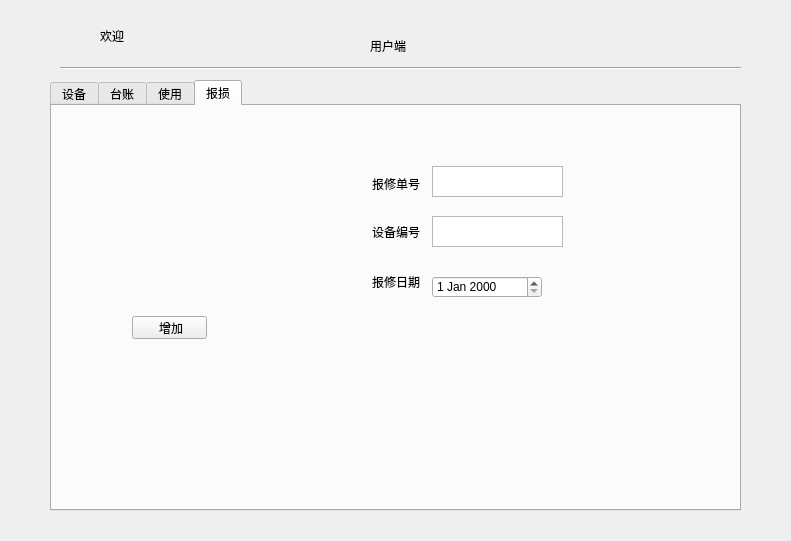
<?xml version="1.0" encoding="UTF-8"?>
<ui version="4.0">
 <class>useriterface</class>
 <widget class="QWidget" name="useriterface">
  <property name="geometry">
   <rect>
    <x>0</x>
    <y>0</y>
    <width>791</width>
    <height>541</height>
   </rect>
  </property>
  <property name="windowTitle">
   <string>Form</string>
  </property>
  <widget class="QLabel" name="textUsername">
   <property name="geometry">
    <rect>
     <x>100</x>
     <y>30</y>
     <width>54</width>
     <height>12</height>
    </rect>
   </property>
   <property name="text">
    <string>欢迎</string>
   </property>
  </widget>
  <widget class="QTabWidget" name="tabWidget">
   <property name="geometry">
    <rect>
     <x>50</x>
     <y>80</y>
     <width>691</width>
     <height>431</height>
    </rect>
   </property>
   <property name="minimumSize">
    <size>
     <width>691</width>
     <height>0</height>
    </size>
   </property>
   <property name="currentIndex">
    <number>3</number>
   </property>
   <widget class="QWidget" name="tabs">
    <attribute name="title">
     <string>设备</string>
    </attribute>
    <widget class="QPushButton" name="btnsearch_s">
     <property name="geometry">
      <rect>
       <x>70</x>
       <y>70</y>
       <width>75</width>
       <height>23</height>
      </rect>
     </property>
     <property name="text">
      <string>查询</string>
     </property>
    </widget>
    <widget class="QTextEdit" name="textEditsid">
     <property name="geometry">
      <rect>
       <x>310</x>
       <y>70</y>
       <width>131</width>
       <height>31</height>
      </rect>
     </property>
    </widget>
    <widget class="QLabel" name="labelsid">
     <property name="geometry">
      <rect>
       <x>250</x>
       <y>80</y>
       <width>54</width>
       <height>12</height>
      </rect>
     </property>
     <property name="text">
      <string>设备编号</string>
     </property>
    </widget>
    <widget class="QTextEdit" name="textEdittid">
     <property name="geometry">
      <rect>
       <x>310</x>
       <y>120</y>
       <width>131</width>
       <height>31</height>
      </rect>
     </property>
    </widget>
    <widget class="QLabel" name="labeltid">
     <property name="geometry">
      <rect>
       <x>250</x>
       <y>130</y>
       <width>54</width>
       <height>12</height>
      </rect>
     </property>
     <property name="text">
      <string>设备型号</string>
     </property>
    </widget>
    <widget class="QLabel" name="labelsname">
     <property name="geometry">
      <rect>
       <x>250</x>
       <y>180</y>
       <width>54</width>
       <height>12</height>
      </rect>
     </property>
     <property name="text">
      <string>设备名称</string>
     </property>
    </widget>
    <widget class="QTextEdit" name="textEditsname">
     <property name="geometry">
      <rect>
       <x>310</x>
       <y>170</y>
       <width>131</width>
       <height>31</height>
      </rect>
     </property>
    </widget>
    <widget class="QLabel" name="labelsdp">
     <property name="geometry">
      <rect>
       <x>250</x>
       <y>230</y>
       <width>54</width>
       <height>12</height>
      </rect>
     </property>
     <property name="text">
      <string>生产日期</string>
     </property>
    </widget>
    <widget class="QLabel" name="labelsdb">
     <property name="geometry">
      <rect>
       <x>250</x>
       <y>280</y>
       <width>54</width>
       <height>12</height>
      </rect>
     </property>
     <property name="text">
      <string>购入日期</string>
     </property>
    </widget>
    <widget class="QDateEdit" name="dateEditCreat">
     <property name="geometry">
      <rect>
       <x>310</x>
       <y>230</y>
       <width>110</width>
       <height>22</height>
      </rect>
     </property>
    </widget>
    <widget class="QDateEdit" name="dateEditBuy">
     <property name="geometry">
      <rect>
       <x>310</x>
       <y>280</y>
       <width>110</width>
       <height>22</height>
      </rect>
     </property>
    </widget>
   </widget>
   <widget class="QWidget" name="tabstoreinfo">
    <attribute name="title">
     <string>台账</string>
    </attribute>
    <widget class="QPushButton" name="btnsearch_store">
     <property name="geometry">
      <rect>
       <x>80</x>
       <y>70</y>
       <width>75</width>
       <height>23</height>
      </rect>
     </property>
     <property name="text">
      <string>查询</string>
     </property>
    </widget>
    <widget class="QTextEdit" name="textEditstoreplace">
     <property name="geometry">
      <rect>
       <x>330</x>
       <y>70</y>
       <width>131</width>
       <height>31</height>
      </rect>
     </property>
    </widget>
    <widget class="QLabel" name="labelstoreplace">
     <property name="geometry">
      <rect>
       <x>270</x>
       <y>80</y>
       <width>54</width>
       <height>12</height>
      </rect>
     </property>
     <property name="text">
      <string>存放地点</string>
     </property>
    </widget>
    <widget class="QTextEdit" name="textEditstorestid">
     <property name="geometry">
      <rect>
       <x>330</x>
       <y>130</y>
       <width>131</width>
       <height>31</height>
      </rect>
     </property>
    </widget>
    <widget class="QLabel" name="labelstorestid">
     <property name="geometry">
      <rect>
       <x>270</x>
       <y>140</y>
       <width>54</width>
       <height>12</height>
      </rect>
     </property>
     <property name="text">
      <string>设备型号</string>
     </property>
    </widget>
    <widget class="QTextEdit" name="textEditstoresnum">
     <property name="geometry">
      <rect>
       <x>330</x>
       <y>190</y>
       <width>131</width>
       <height>31</height>
      </rect>
     </property>
    </widget>
    <widget class="QLabel" name="labelstoresnum">
     <property name="geometry">
      <rect>
       <x>270</x>
       <y>200</y>
       <width>54</width>
       <height>12</height>
      </rect>
     </property>
     <property name="text">
      <string>设备数量</string>
     </property>
    </widget>
   </widget>
   <widget class="QWidget" name="tabuserinfo">
    <attribute name="title">
     <string>使用</string>
    </attribute>
    <widget class="QPushButton" name="btninsert_use">
     <property name="geometry">
      <rect>
       <x>60</x>
       <y>190</y>
       <width>75</width>
       <height>23</height>
      </rect>
     </property>
     <property name="text">
      <string> 增加</string>
     </property>
    </widget>
    <widget class="QTextEdit" name="textEditusername">
     <property name="geometry">
      <rect>
       <x>310</x>
       <y>170</y>
       <width>131</width>
       <height>31</height>
      </rect>
     </property>
    </widget>
    <widget class="QLabel" name="labeluserid">
     <property name="geometry">
      <rect>
       <x>250</x>
       <y>130</y>
       <width>54</width>
       <height>12</height>
      </rect>
     </property>
     <property name="text">
      <string>学工号</string>
     </property>
    </widget>
    <widget class="QLabel" name="labelduse">
     <property name="geometry">
      <rect>
       <x>250</x>
       <y>280</y>
       <width>54</width>
       <height>12</height>
      </rect>
     </property>
     <property name="text">
      <string>借用日期</string>
     </property>
    </widget>
    <widget class="QLabel" name="labelusername">
     <property name="geometry">
      <rect>
       <x>250</x>
       <y>180</y>
       <width>54</width>
       <height>12</height>
      </rect>
     </property>
     <property name="text">
      <string>姓名</string>
     </property>
    </widget>
    <widget class="QLabel" name="labelusid">
     <property name="geometry">
      <rect>
       <x>250</x>
       <y>80</y>
       <width>54</width>
       <height>12</height>
      </rect>
     </property>
     <property name="text">
      <string>设备编号</string>
     </property>
    </widget>
    <widget class="QDateEdit" name="dateEditduse">
     <property name="geometry">
      <rect>
       <x>310</x>
       <y>280</y>
       <width>110</width>
       <height>22</height>
      </rect>
     </property>
    </widget>
    <widget class="QTextEdit" name="textEditusid">
     <property name="geometry">
      <rect>
       <x>310</x>
       <y>70</y>
       <width>131</width>
       <height>31</height>
      </rect>
     </property>
    </widget>
    <widget class="QTextEdit" name="textEdituserid">
     <property name="geometry">
      <rect>
       <x>310</x>
       <y>120</y>
       <width>131</width>
       <height>31</height>
      </rect>
     </property>
    </widget>
    <widget class="QLabel" name="labeluserphone">
     <property name="geometry">
      <rect>
       <x>250</x>
       <y>230</y>
       <width>54</width>
       <height>12</height>
      </rect>
     </property>
     <property name="text">
      <string>电话</string>
     </property>
    </widget>
    <widget class="QTextEdit" name="textEdituserphone">
     <property name="geometry">
      <rect>
       <x>310</x>
       <y>220</y>
       <width>131</width>
       <height>31</height>
      </rect>
     </property>
    </widget>
   </widget>
   <widget class="QWidget" name="tabreportinfo">
    <attribute name="title">
     <string>报损</string>
    </attribute>
    <widget class="QLabel" name="labelreportsid">
     <property name="geometry">
      <rect>
       <x>320</x>
       <y>120</y>
       <width>54</width>
       <height>12</height>
      </rect>
     </property>
     <property name="text">
      <string>设备编号</string>
     </property>
    </widget>
    <widget class="QPushButton" name="btninsert_report">
     <property name="geometry">
      <rect>
       <x>80</x>
       <y>210</y>
       <width>75</width>
       <height>23</height>
      </rect>
     </property>
     <property name="text">
      <string> 增加</string>
     </property>
    </widget>
    <widget class="QLabel" name="labelreportid">
     <property name="geometry">
      <rect>
       <x>320</x>
       <y>70</y>
       <width>54</width>
       <height>16</height>
      </rect>
     </property>
     <property name="text">
      <string>报修单号</string>
     </property>
    </widget>
    <widget class="QLabel" name="labelsreportdb">
     <property name="geometry">
      <rect>
       <x>320</x>
       <y>170</y>
       <width>54</width>
       <height>12</height>
      </rect>
     </property>
     <property name="text">
      <string>报修日期</string>
     </property>
    </widget>
    <widget class="QTextEdit" name="textEditreportsid">
     <property name="geometry">
      <rect>
       <x>380</x>
       <y>110</y>
       <width>131</width>
       <height>31</height>
      </rect>
     </property>
    </widget>
    <widget class="QTextEdit" name="textEditreportid">
     <property name="geometry">
      <rect>
       <x>380</x>
       <y>60</y>
       <width>131</width>
       <height>31</height>
      </rect>
     </property>
    </widget>
    <widget class="QDateEdit" name="dateEditreportdb">
     <property name="geometry">
      <rect>
       <x>380</x>
       <y>170</y>
       <width>110</width>
       <height>22</height>
      </rect>
     </property>
    </widget>
   </widget>
  </widget>
  <widget class="QLabel" name="label">
   <property name="geometry">
    <rect>
     <x>370</x>
     <y>40</y>
     <width>54</width>
     <height>12</height>
    </rect>
   </property>
   <property name="text">
    <string>用户端</string>
   </property>
  </widget>
  <widget class="Line" name="line">
   <property name="geometry">
    <rect>
     <x>60</x>
     <y>60</y>
     <width>681</width>
     <height>16</height>
    </rect>
   </property>
   <property name="orientation">
    <enum>Qt::Horizontal</enum>
   </property>
  </widget>
 </widget>
 <resources/>
 <connections/>
</ui>
